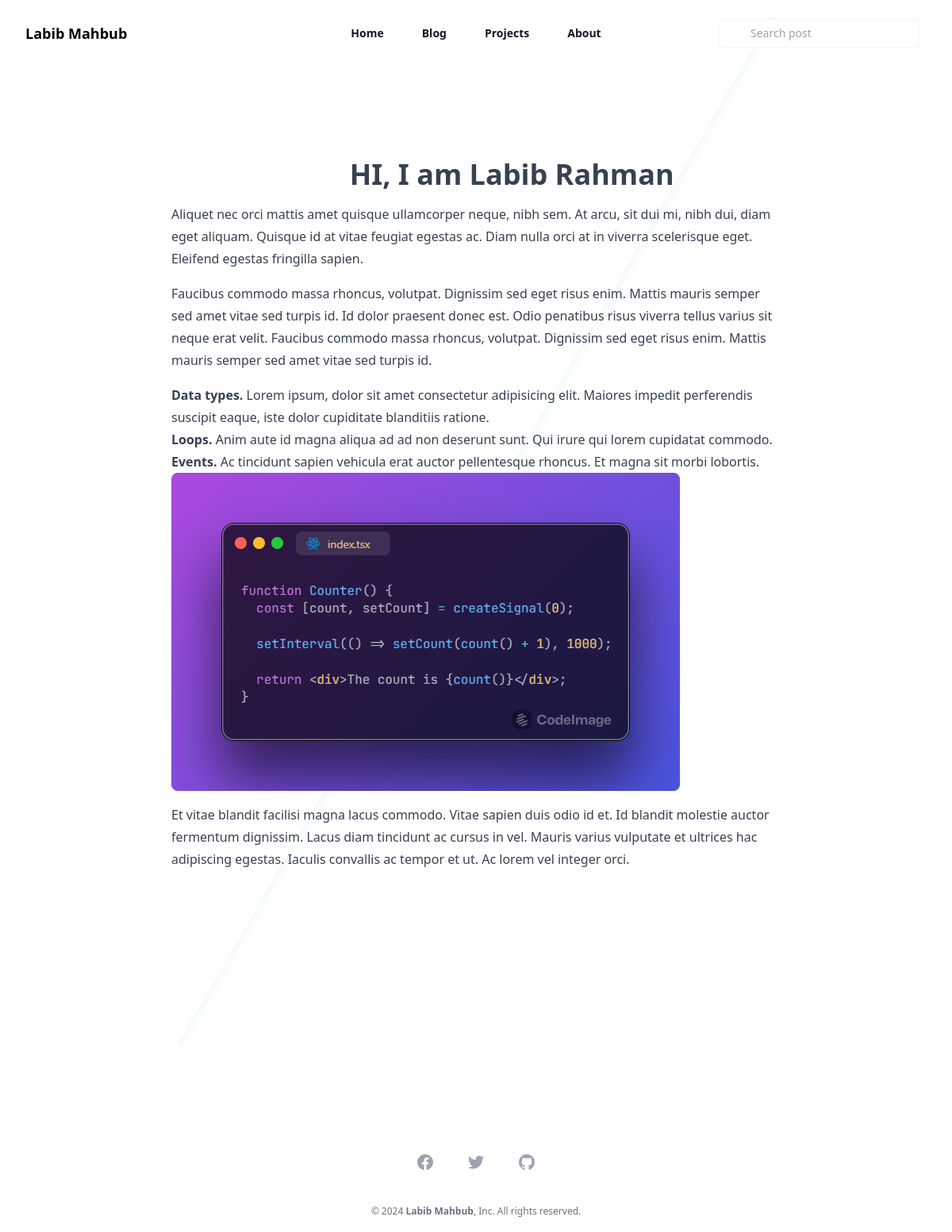
The page /about/ on the database its author committed.
### a_webinfo/models.py (models this page shows, shortened)
class WebInfo(models.Model):
    name = models.CharField(max_length=255)
    title = models.CharField(max_length=255, blank=True)
    designation = models.CharField(max_length=255, blank=True)
    image = models.ImageField(upload_to='user_images/', blank=True, null=True, verbose_name='Image')
    bio = RichTextField(blank=True, null=True)

### a_blog/views.py (the view)
# urls.py: path('about/', about_view, name='about'),
def about_view(request):
    title = "About"
    webinfo_obj = WebInfo.objects.first()
    return render(request, 'about.html',{'title': title,'webinfo_obj':webinfo_obj})

### templates/about.html (shortened to what this page needs)
{% include 'header.html' %}
{% block content %}
<div class="bg-white relative isolate overflow-hidden">
    <div class="py-32 sm:py-40 px-4 md:px-0">
  <div class="mx-auto max-w-3xl px-4 lg:px-0 text-base leading-7 text-gray-700 ">
      <div class="mt-10 ">
        {{webinfo_obj.bio | safe}}
      </div>
    </div>
  </div>
  {% endblock %}
  {% include 'footer.html' %}

### templates/header.html (shortened to what this page needs)
{% load static %}
<!DOCTYPE html>
<html lang="en">
<head>
  <link rel="stylesheet" href="{% if debug %}{% static 'css/style.css' %}{% else %}{% static 'css/style.min.css' %}{% endif %}">
</head>
<body class="bg-gray-100">
  <header x-data="{ open: false }" @keydown.window.escape="open = false" class="absolute inset-x-0 top-0 z-50">
    <nav class="mx-auto flex max-w-7xl items-center justify-between p-6 lg:px-8" aria-label="Global">
      <div class="flex lg:flex-1">
        <a href="/" class="-m-1.5 p-1.5">
          <h3>{{webinfo_obj.name}}</h3>
        </a>
      </div>
      <div class="hidden lg:flex lg:gap-x-12">
        <a href="/" class="text-sm font-semibold leading-6 text-gray-900">Home</a>
        <a href="/blog" class="text-sm font-semibold leading-6 text-gray-900">Blog</a>
        <a href="/projects" class="text-sm font-semibold leading-6 text-gray-900">Projects</a>
        <a href="/about" class="text-sm font-semibold leading-6 text-gray-900">About</a>
      </div>
      <div class="hidden lg:flex lg:flex-1 lg:justify-end">
        <div class="flex flex-1 items-center justify-center px-2 lg:ml-6 lg:justify-end">
          <form id="search-form"action="{% url 'search_posts' %}" method="get">
            <div class="w-full max-w-lg lg:max-w-xs">
              <div class="relative">
                <input id="search"  name="query" id="query"
                  class="block w-full rounded-md border-0 bg-white py-1.5 pl-10 pr-3 text-gray-900 ring-1 ring-inset ring-gray-100 placeholder:text-gray-400 focus:ring-2 focus:ring-inset focus:ring-gray-600 sm:text-sm sm:leading-6"
                  placeholder="Search post" type="search">
              </div>
            </div>
          </form>
        </div>
      </div>
    </nav>
  </header>

### templates/footer.html (shortened to what this page needs)
<footer class="bg-white">
    <div class="mx-auto max-w-7xl overflow-hidden px-6 pt-20 sm:pt-24 lg:px-8">
      <div class="mt-10 flex justify-center space-x-10">
        <a href="#" class="text-gray-400 hover:text-gray-500">
        </a>
        <a href="#" class="text-gray-400 hover:text-gray-500">
        </a>
        <a href="#" class="text-gray-400 hover:text-gray-500">
        </a>
      </div>
      <p class="mt-10 text-center text-xs leading-5 text-gray-500">&copy; 2024 <span class="font-bold">{{webinfo_obj.name}}</span>, Inc. All rights reserved.</p>
    </div>
  </footer>
</body>
</html>

### rows shown on the page
WebInfo: name "Labib Mahbub", bio "HI, I am Labib Rahman Aliquet nec orci mattis amet quisque ullamcorper neque, nibh sem. At arcu, sit dui mi, nibh dui, diam eget aliquam. Quisque id at vitae feugiat egestas ac. Diam nulla orci at in viverra scelerisque eget. Eleifend egestas fringilla sapien. Faucibus commodo massa rhoncus, volutpat. Dignissim sed eget risus enim. Mattis mauris semper sed amet vitae sed turpis id. Id dolor praesent donec est. Odio penatibus risus viverra tellus varius sit neque erat velit. Faucibus commodo massa rhoncus, volutpat. Dignissim sed eget risus enim. Mattis mauris semper sed amet vitae sed turpis id. Data types. Lorem ipsum, dolor sit amet consectetur adipisicing elit. Maiores impedit…", bio (picture)
